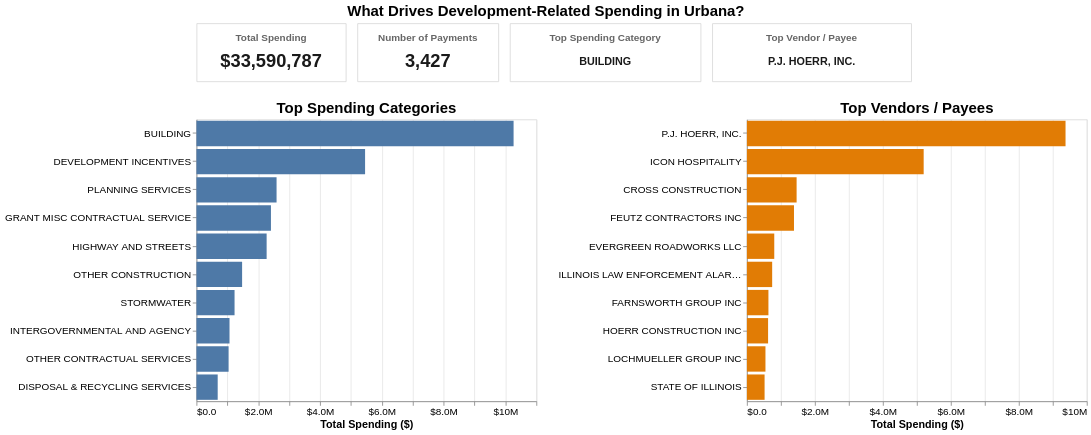

The notebook cell saved with this chart:
### Code cell
year_filter = alt.selection_point(
    name="year_filter",
    fields=["Year"],
    bind=alt.binding_select(options=dashboard_year_options, name="Year: "),
    value=[{"Year": default_dashboard_year}]
)

department_filter = alt.selection_point(
    name="department_filter",
    fields=["DepartmentOption"],
    bind=alt.binding_select(options=dashboard_department_options, name="Department: "),
    value=[{"DepartmentOption": "All Development-Related Departments"}]
)

def make_summary_card(data, label, value_field, width=190, value_size=20, tooltip_field=None):
    base = (
        alt.Chart(data)
        .transform_filter(year_filter)
        .transform_filter(department_filter)
        .properties(width=width, height=70)
    )

    label_text = base.mark_text(
        align="center",
        fontSize=12,
        fontWeight="bold",
        color="#666666"
    ).encode(
        x=alt.value(width / 2),
        y=alt.value(18),
        text=alt.value(label)
    )

    value_text = base.mark_text(
        align="center",
        fontSize=value_size,
        fontWeight="bold",
        color="#1A1A1A"
    ).encode(
        x=alt.value(width / 2),
        y=alt.value(46),
        text=alt.Text(f"{value_field}:N")
    )

    if tooltip_field is not None:
        value_text = value_text.encode(
            tooltip=[alt.Tooltip(f"{tooltip_field}:N", title=label)]
        )

    return (label_text + value_text)

total_spending_card = make_summary_card(
    summary_df,
    "Total Spending",
    "TotalSpendingDisplay",
    width=180,
    value_size=22
)

payment_count_card = make_summary_card(
    summary_df,
    "Number of Payments",
    "PaymentCountDisplay",
    width=170,
    value_size=22
)

top_category_card = make_summary_card(
    summary_df,
    "Top Spending Category",
    "TopCategoryDisplay",
    width=230,
    value_size=13,
    tooltip_field="TopCategoryFull"
)

top_vendor_card = make_summary_card(
    summary_df,
    "Top Vendor / Payee",
    "TopVendorDisplay",
    width=240,
    value_size=13,
    tooltip_field="TopVendorFull"
)

summary_row = alt.hconcat(
    total_spending_card,
    payment_count_card,
    top_category_card,
    top_vendor_card,
    spacing=12
)

category_chart = (
    alt.Chart(category_top10)
    .transform_filter(year_filter)
    .transform_filter(department_filter)
    .mark_bar(color="#4E79A7")
    .encode(
        x=alt.X(
            "TotalSpending:Q",
            title="Total Spending ($)",
            axis=alt.Axis(format="$,.2s")
        ),
        y=alt.Y(
            "Category:N",
            sort="-x",
            title=None,
            axis=alt.Axis(labelLimit=230)
        ),
        tooltip=[
            alt.Tooltip("Year:O", title="Year"),
            alt.Tooltip("DepartmentOption:N", title="Department"),
            alt.Tooltip("Category:N", title="Expense Category"),
            alt.Tooltip("TotalSpending:Q", title="Total Spending", format="$,.2f"),
            alt.Tooltip("PaymentCount:Q", title="Number of Payments", format=",.0f")
        ]
    )
    .properties(
        width=410,
        height=340,
        title="Top Spending Categories"
    )
)

vendor_chart = (
    alt.Chart(vendor_top10)
    .transform_filter(year_filter)
    .transform_filter(department_filter)
    .mark_bar(color="#E17C05")
    .encode(
        x=alt.X(
            "TotalSpending:Q",
            title="Total Spending ($)",
            axis=alt.Axis(format="$,.2s")
        ),
        y=alt.Y(
            "Vendor:N",
            sort="-x",
            title=None,
            axis=alt.Axis(labelLimit=230)
        ),
        tooltip=[
            alt.Tooltip("Year:O", title="Year"),
            alt.Tooltip("DepartmentOption:N", title="Department"),
            alt.Tooltip("Vendor:N", title="Vendor / Payee"),
            alt.Tooltip("TotalSpending:Q", title="Total Spending", format="$,.2f"),
            alt.Tooltip("PaymentCount:Q", title="Number of Payments", format=",.0f")
        ]
    )
    .properties(
        width=410,
        height=340,
        title="Top Vendors / Payees"
    )
)

breakdown_row = alt.hconcat(category_chart, vendor_chart, spacing=24)

development_spending_dashboard = (
    alt.vconcat(summary_row, breakdown_row, spacing=22)
    .add_params(year_filter, department_filter)
    .properties(title="What Drives Development-Related Spending in Urbana?")
    .configure_title(fontSize=18, anchor="middle")
    .configure_axis(labelFontSize=12, titleFontSize=13, gridColor="#E6E6E6")
    .configure_view(stroke="#D9D9D9")
)

development_spending_dashboard

### Figure 1 — Vega-Lite specification as saved in the notebook (floating-point values rounded to 4 significant figures; data arrays with more than 128 entries replaced by an {"elided": "..."} marker saying what was removed)
{"config": {"view": {"continuousWidth": 300, "continuousHeight": 300, "stroke": "#D9D9D9"}, "axis": {"gridColor": "#E6E6E6", "labelFontSize": 12, "titleFontSize": 13}, "title": {"anchor": "middle", "fontSize": 18}}, "vconcat": [{"hconcat": [{"layer": [{"mark": {"type": "text", "align": "center", "color": "#666666", "fontSize": 12, "fontWeight": "bold"}, "encoding": {"text": {"value": "Total Spending"}, "x": {"value": 90.0}, "y": {"value": 18}}, "name": "view_2", "transform": [{"filter": {"param": "year_filter"}}, {"filter": {"param": "department_filter"}}]}, {"mark": {"type": "text", "align": "center", "color": "#1A1A1A", "fontSize": 22, "fontWeight": "bold"}, "encoding": {"text": {"field": "TotalSpendingDisplay", "type": "nominal"}, "x": {"value": 90.0}, "y": {"value": 46}}, "transform": [{"filter": {"param": "year_filter"}}, {"filter": {"param": "department_filter"}}]}], "height": 70, "width": 180}, {"layer": [{"mark": {"type": "text", "align": "center", "color": "#666666", "fontSize": 12, "fontWeight": "bold"}, "encoding": {"text": {"value": "Number of Payments"}, "x": {"value": 85.0}, "y": {"value": 18}}, "name": "view_3", "transform": [{"filter": {"param": "year_filter"}}, {"filter": {"param": "department_filter"}}]}, {"mark": {"type": "text", "align": "center", "color": "#1A1A1A", "fontSize": 22, "fontWeight": "bold"}, "encoding": {"text": {"field": "PaymentCountDisplay", "type": "nominal"}, "x": {"value": 85.0}, "y": {"value": 46}}, "transform": [{"filter": {"param": "year_filter"}}, {"filter": {"param": "department_filter"}}]}], "height": 70, "width": 170}, {"layer": [{"mark": {"type": "text", "align": "center", "color": "#666666", "fontSize": 12, "fontWeight": "bold"}, "encoding": {"text": {"value": "Top Spending Category"}, "x": {"value": 115.0}, "y": {"value": 18}}, "name": "view_4", "transform": [{"filter": {"param": "year_filter"}}, {"filter": {"param": "department_filter"}}]}, {"mark": {"type": "text", "align": "center", "color": "#1A1A1A", "fontSize": 13, "fontWeight": "bold"}, "encoding": {"text": {"field": "TopCategoryDisplay", "type": "nominal"}, "tooltip": [{"field": "TopCategoryFull", "title": "Top Spending Category", "type": "nominal"}], "x": {"value": 115.0}, "y": {"value": 46}}, "transform": [{"filter": {"param": "year_filter"}}, {"filter": {"param": "department_filter"}}]}], "height": 70, "width": 230}, {"layer": [{"mark": {"type": "text", "align": "center", "color": "#666666", "fontSize": 12, "fontWeight": "bold"}, "encoding": {"text": {"value": "Top Vendor / Payee"}, "x": {"value": 120.0}, "y": {"value": 18}}, "name": "view_5", "transform": [{"filter": {"param": "year_filter"}}, {"filter": {"param": "department_filter"}}]}, {"mark": {"type": "text", "align": "center", "color": "#1A1A1A", "fontSize": 13, "fontWeight": "bold"}, "encoding": {"text": {"field": "TopVendorDisplay", "type": "nominal"}, "tooltip": [{"field": "TopVendorFull", "title": "Top Vendor / Payee", "type": "nominal"}], "x": {"value": 120.0}, "y": {"value": 46}}, "transform": [{"filter": {"param": "year_filter"}}, {"filter": {"param": "department_filter"}}]}], "height": 70, "width": 240}], "data": {"name": "data-1063b50e31987974f47a0db0841a1f78"}, "spacing": 12}, {"hconcat": [{"data": {"name": "data-5d35ea594e5247ad0a1e3e4949b08628"}, "mark": {"type": "bar", "color": "#4E79A7"}, "encoding": {"tooltip": [{"field": "Year", "title": "Year", "type": "ordinal"}, {"field": "DepartmentOption", "title": "Department", "type": "nominal"}, {"field": "Category", "title": "Expense Category", "type": "nominal"}, {"field": "TotalSpending", "format": "$,.2f", "title": "Total Spending", "type": "quantitative"}, {"field": "PaymentCount", "format": ",.0f", "title": "Number of Payments", "type": "quantitative"}], "x": {"axis": {"format": "$,.2s"}, "field": "TotalSpending", "title": "Total Spending ($)", "type": "quantitative"}, "y": {"axis": {"labelLimit": 230}, "field": "Category", "sort": "-x", "title": null, "type": "nominal"}}, "height": 340, "name": "view_6", "title": "Top Spending Categories", "transform": [{"filter": {"param": "year_filter"}}, {"filter": {"param": "department_filter"}}], "width": 410}, {"data": {"name": "data-f16a00b3c9db2bbe182518faaf07d0b4"}, "mark": {"type": "bar", "color": "#E17C05"}, "encoding": {"tooltip": [{"field": "Year", "title": "Year", "type": "ordinal"}, {"field": "DepartmentOption", "title": "Department", "type": "nominal"}, {"field": "Vendor", "title": "Vendor / Payee", "type": "nominal"}, {"field": "TotalSpending", "format": "$,.2f", "title": "Total Spending", "type": "quantitative"}, {"field": "PaymentCount", "format": ",.0f", "title": "Number of Payments", "type": "quantitative"}], "x": {"axis": {"format": "$,.2s"}, "field": "TotalSpending", "title": "Total Spending ($)", "type": "quantitative"}, "y": {"axis": {"labelLimit": 230}, "field": "Vendor", "sort": "-x", "title": null, "type": "nominal"}}, "height": 340, "name": "view_7", "title": "Top Vendors / Payees", "transform": [{"filter": {"param": "year_filter"}}, {"filter": {"param": "department_filter"}}], "width": 410}], "spacing": 24}], "params": [{"name": "year_filter", "select": {"type": "point", "fields": ["Year"]}, "bind": {"input": "select", "options": [2013, 2014, 2015, 2016, 2017, 2018, 2019, 2020, 2021, 2022, 2023, 2024, 2025, 2026], "name": "Year: "}, "value": [{"Year": 2025}], "views": ["view_2", "view_3", "view_4", "view_5", "view_6", "view_7"]}, {"name": "department_filter", "select": {"type": "point", "fields": ["DepartmentOption"]}, "bind": {"input": "select", "options": ["All Development-Related Departments", "COMMUNITY DEVELOPMENT", "PUBLIC WORKS"], "name": "Department: "}, "value": [{"DepartmentOption": "All Development-Related Departments"}], "views": ["view_2", "view_3", "view_4", "view_5", "view_6", "view_7"]}], "spacing": 22, "title": "What Drives Development-Related Spending in Urbana?", "$schema": "https://vega.github.io/schema/vega-lite/v5.8.0.json", "datasets": {"data-1063b50e31987974f47a0db0841a1f78": [{"Year": 2013, "DepartmentOption": "All Development-Related Departments", "TotalSpending": 26920000.0, "PaymentCount": 2610, "TopCategoryFull": "BONEYARD PROJECT COSTS", "TopVendorFull": "EMPLOYEE PAYROLL", "TotalSpendingDisplay": "$26,916,935", "PaymentCountDisplay": "2,610", "TopCategoryDisplay": "BONEYARD PROJECT COSTS", "TopVendorDisplay": "EMPLOYEE PAYROLL"}, {"Year": 2013, "DepartmentOption": "COMMUNITY DEVELOPMENT", "TotalSpending": 10300000.0, "PaymentCount": 892, "TopCategoryFull": "BONEYARD PROJECT COSTS", "TopVendorFull": "EMPLOYEE PAYROLL", "TotalSpendingDisplay": "$10,300,662", "PaymentCountDisplay": "892", "TopCategoryDisplay": "BONEYARD PROJECT COSTS", "TopVendorDisplay": "EMPLOYEE PAYROLL"}, {"Year": 2013, "DepartmentOption": "PUBLIC WORKS", "TotalSpending": 16620000.0, "PaymentCount": 1759, "TopCategoryFull": "WASHINGTON ST. RESURFACING", "TopVendorFull": "EMPLOYEE PAYROLL", "TotalSpendingDisplay": "$16,616,274", "PaymentCountDisplay": "1,759", "TopCategoryDisplay": "WASHINGTON ST. RESURFACING", "TopVendorDisplay": "EMPLOYEE PAYROLL"}, {"Year": 2014, "DepartmentOption": "All Development-Related Departments", "TotalSpending": 43690000.0, "PaymentCount": 2644, "TopCategoryFull": "TRANSFER TO OTHER FUNDS", "TopVendorFull": "EMPLOYEE PAYROLL", "TotalSpendingDisplay": "$43,691,046", "PaymentCountDisplay": "2,644", "TopCategoryDisplay": "TRANSFER TO OTHER FUNDS", "TopVendorDisplay": "EMPLOYEE PAYROLL"}, {"Year": 2014, "DepartmentOption": "COMMUNITY DEVELOPMENT", "TotalSpending": 24740000.0, "PaymentCount": 838, "TopCategoryFull": "TRANSFER TO OTHER FUNDS", "TopVendorFull": "O'NEIL BROTHERS", "TotalSpendingDisplay": "$24,735,855", "PaymentCountDisplay": "838", "TopCategoryDisplay": "TRANSFER TO OTHER FUNDS", "TopVendorDisplay": "O'NEIL BROTHERS"}, {"Year": 2014, "DepartmentOption": "PUBLIC WORKS", "TotalSpending": 18960000.0, "PaymentCount": 1858, "TopCategoryFull": "OLYMPIAN DRIVE ENG./STUDY ENC.", "TopVendorFull": "EMPLOYEE PAYROLL", "TotalSpendingDisplay": "$18,955,191", "PaymentCountDisplay": "1,858", "TopCategoryDisplay": "OLYMPIAN DRIVE ENG./STUDY ENC.", "TopVendorDisplay": "EMPLOYEE PAYROLL"}, {"Year": 2015, "DepartmentOption": "All Development-Related Departments", "TotalSpending": 40180000.0, "PaymentCount": 2608, "TopCategoryFull": "SURPLUS PAYMENTS", "TopVendorFull": "EMPLOYEE PAYROLL", "TotalSpendingDisplay": "$40,178,759", "PaymentCountDisplay": "2,608", "TopCategoryDisplay": "SURPLUS PAYMENTS", "TopVendorDisplay": "EMPLOYEE PAYROLL"}, {"Year": 2015, "DepartmentOption": "COMMUNITY DEVELOPMENT", "TotalSpending": 20300000.0, "PaymentCount": 875, "TopCategoryFull": "SURPLUS PAYMENTS", "TopVendorFull": "O'NEIL BROTHERS", "TotalSpendingDisplay": "$20,304,468", "PaymentCountDisplay": "875", "TopCategoryDisplay": "SURPLUS PAYMENTS", "TopVendorDisplay": "O'NEIL BROTHERS"}, {"Year": 2015, "DepartmentOption": "PUBLIC WORKS", "TotalSpending": 19870000.0, "PaymentCount": 1780, "TopCategoryFull": "WINDSOR RD REC PHILO TO RACE", "TopVendorFull": "EMPLOYEE PAYROLL", "TotalSpendingDisplay": "$19,874,291", "PaymentCountDisplay": "1,780", "TopCategoryDisplay": "WINDSOR RD REC PHILO TO RACE", "TopVendorDisplay": "EMPLOYEE PAYROLL"}, {"Year": 2016, "DepartmentOption": "All Development-Related Departments", "TotalSpending": 26160000.0, "PaymentCount": 2813, "TopCategoryFull": "WINDSOR RD REC PHILO TO RACE", "TopVendorFull": "EMPLOYEE PAYROLL", "TotalSpendingDisplay": "$26,164,782", "PaymentCountDisplay": "2,813", "TopCategoryDisplay": "WINDSOR RD REC PHILO TO RACE", "TopVendorDisplay": "EMPLOYEE PAYROLL"}, {"Year": 2016, "DepartmentOption": "COMMUNITY DEVELOPMENT", "TotalSpending": 7342000.0, "PaymentCount": 859, "TopCategoryFull": "2012 BONDS - PRINCIPAL", "TopVendorFull": "EMPLOYEE PAYROLL", "TotalSpendingDisplay": "$7,342,490", "PaymentCountDisplay": "859", "TopCategoryDisplay": "2012 BONDS - PRINCIPAL", "TopVendorDisplay": "EMPLOYEE PAYROLL"}, {"Year": 2016, "DepartmentOption": "PUBLIC WORKS", "TotalSpending": 18820000.0, "PaymentCount": 1987, "TopCategoryFull": "WINDSOR RD REC PHILO TO RACE", "TopVendorFull": "EMPLOYEE PAYROLL", "TotalSpendingDisplay": "$18,822,292", "PaymentCountDisplay": "1,987", "TopCategoryDisplay": "WINDSOR RD REC PHILO TO RACE", "TopVendorDisplay": "EMPLOYEE PAYROLL"}, {"Year": 2017, "DepartmentOption": "All Development-Related Departments", "TotalSpending": 24670000.0, "PaymentCount": 2564, "TopCategoryFull": "PAVEMENT MAINTENANCE", "TopVendorFull": "EMPLOYEE PAYROLL", "TotalSpendingDisplay": "$24,667,497", "PaymentCountDisplay": "2,564", "TopCategoryDisplay": "PAVEMENT MAINTENANCE", "TopVendorDisplay": "EMPLOYEE PAYROLL"}, {"Year": 2017, "DepartmentOption": "COMMUNITY DEVELOPMENT", "TotalSpending": 8224000.0, "PaymentCount": 764, "TopCategoryFull": "TFR TO CENTRAL TIF", "TopVendorFull": "EMPLOYEE PAYROLL", "TotalSpendingDisplay": "$8,224,275", "PaymentCountDisplay": "764", "TopCategoryDisplay": "TFR TO CENTRAL TIF", "TopVendorDisplay": "EMPLOYEE PAYROLL"}, {"Year": 2017, "DepartmentOption": "PUBLIC WORKS", "TotalSpending": 16440000.0, "PaymentCount": 1827, "TopCategoryFull": "PAVEMENT MAINTENANCE", "TopVendorFull": "EMPLOYEE PAYROLL", "TotalSpendingDisplay": "$16,443,223", "PaymentCountDisplay": "1,827", "TopCategoryDisplay": "PAVEMENT MAINTENANCE", "TopVendorDisplay": "EMPLOYEE PAYROLL"}, {"Year": 2018, "DepartmentOption": "All Development-Related Departments", "TotalSpending": 19440000.0, "PaymentCount": 2497, "TopCategoryFull": "AIRPORT RD WEST", "TopVendorFull": "EMPLOYEE PAYROLL", "TotalSpendingDisplay": "$19,443,227", "PaymentCountDisplay": "2,497", "TopCategoryDisplay": "AIRPORT RD WEST", "TopVendorDisplay": "EMPLOYEE PAYROLL"}, {"Year": 2018, "DepartmentOption": "COMMUNITY DEVELOPMENT", "TotalSpending": 5069000.0, "PaymentCount": 715, "TopCategoryFull": "2012 BONDS - PRINCIPAL", "TopVendorFull": "EMPLOYEE PAYROLL", "TotalSpendingDisplay": "$5,068,832", "PaymentCountDisplay": "715", "TopCategoryDisplay": "2012 BONDS - PRINCIPAL", "TopVendorDisplay": "EMPLOYEE PAYROLL"}, {"Year": 2018, "DepartmentOption": "PUBLIC WORKS", "TotalSpending": 14370000.0, "PaymentCount": 1891, "TopCategoryFull": "AIRPORT RD WEST", "TopVendorFull": "EMPLOYEE PAYROLL", "TotalSpendingDisplay": "$14,374,395", "PaymentCountDisplay": "1,891", "TopCategoryDisplay": "AIRPORT RD WEST", "TopVendorDisplay": "EMPLOYEE PAYROLL"}, {"Year": 2019, "DepartmentOption": "All Development-Related Departments", "TotalSpending": 9028000.0, "PaymentCount": 2620, "TopCategoryFull": "HIGHWAY AND STREETS", "TopVendorFull": "JPMORGAN CHASE BANK NA", "TotalSpendingDisplay": "$9,027,911", "PaymentCountDisplay": "2,620", "TopCategoryDisplay": "HIGHWAY AND STREETS", "TopVendorDisplay": "JPMORGAN CHASE BANK NA"}, {"Year": 2019, "DepartmentOption": "COMMUNITY DEVELOPMENT", "TotalSpending": 3480000.0, "PaymentCount": 813, "TopCategoryFull": "GRANT MISC CONTRACTUAL SERVICE", "TopVendorFull": "JPMORGAN CHASE BANK NA", "TotalSpendingDisplay": "$3,480,441", "PaymentCountDisplay": "813", "TopCategoryDisplay": "GRANT MISC CONTRACTUAL SERVICE", "TopVendorDisplay": "JPMORGAN CHASE BANK NA"}, {"Year": 2019, "DepartmentOption": "PUBLIC WORKS", "TotalSpending": 5547000.0, "PaymentCount": 1867, "TopCategoryFull": "HIGHWAY AND STREETS", "TopVendorFull": "FEUTZ CONTRACTORS INC", "TotalSpendingDisplay": "$5,547,469", "PaymentCountDisplay": "1,867", "TopCategoryDisplay": "HIGHWAY AND STREETS", "TopVendorDisplay": "FEUTZ CONTRACTORS INC"}, {"Year": 2020, "DepartmentOption": "All Development-Related Departments", "TotalSpending": 9243000.0, "PaymentCount": 2380, "TopCategoryFull": "HIGHWAY AND STREETS", "TopVendorFull": "JPMORGAN CHASE BANK NA", "TotalSpendingDisplay": "$9,242,554", "PaymentCountDisplay": "2,380", "TopCategoryDisplay": "HIGHWAY AND STREETS", "TopVendorDisplay": "JPMORGAN CHASE BANK NA"}, {"Year": 2020, "DepartmentOption": "COMMUNITY DEVELOPMENT", "TotalSpending": 3340000.0, "PaymentCount": 630, "TopCategoryFull": "PRINCIPAL", "TopVendorFull": "JPMORGAN CHASE BANK NA", "TotalSpendingDisplay": "$3,339,847", "PaymentCountDisplay": "630", "TopCategoryDisplay": "PRINCIPAL", "TopVendorDisplay": "JPMORGAN CHASE BANK NA"}, {"Year": 2020, "DepartmentOption": "PUBLIC WORKS", "TotalSpending": 5903000.0, "PaymentCount": 1777, "TopCategoryFull": "HIGHWAY AND STREETS", "TopVendorFull": "DUCE CONSTRUCTION INC", "TotalSpendingDisplay": "$5,902,707", "PaymentCountDisplay": "1,777", "TopCategoryDisplay": "HIGHWAY AND STREETS", "TopVendorDisplay": "DUCE CONSTRUCTION INC"}, {"Year": 2021, "DepartmentOption": "All Development-Related Departments", "TotalSpending": 13770000.0, "PaymentCount": 2596, "TopCategoryFull": "HIGHWAY AND STREETS", "TopVendorFull": "DUCE CONSTRUCTION INC", "TotalSpendingDisplay": "$13,774,691", "PaymentCountDisplay": "2,596", "TopCategoryDisplay": "HIGHWAY AND STREETS", "TopVendorDisplay": "DUCE CONSTRUCTION INC"}, {"Year": 2021, "DepartmentOption": "COMMUNITY DEVELOPMENT", "TotalSpending": 3861000.0, "PaymentCount": 634, "TopCategoryFull": "GRANT MISC CONTRACTUAL SERVICE", "TopVendorFull": "JPMORGAN CHASE BANK NA", "TotalSpendingDisplay": "$3,860,824", "PaymentCountDisplay": "634", "TopCategoryDisplay": "GRANT MISC CONTRACTUAL SERVICE", "TopVendorDisplay": "JPMORGAN CHASE BANK NA"}, {"Year": 2021, "DepartmentOption": "PUBLIC WORKS", "TotalSpending": 9914000.0, "PaymentCount": 1982, "TopCategoryFull": "HIGHWAY AND STREETS", "TopVendorFull": "DUCE CONSTRUCTION INC", "TotalSpendingDisplay": "$9,913,867", "PaymentCountDisplay": "1,982", "TopCategoryDisplay": "HIGHWAY AND STREETS", "TopVendorDisplay": "DUCE CONSTRUCTION INC"}, {"Year": 2022, "DepartmentOption": "All Development-Related Departments", "TotalSpending": 10160000.0, "PaymentCount": 2769, "TopCategoryFull": "PRINCIPAL", "TopVendorFull": "JPMORGAN CHASE BANK NA", "TotalSpendingDisplay": "$10,163,103", "PaymentCountDisplay": "2,769", "TopCategoryDisplay": "PRINCIPAL", "TopVendorDisplay": "JPMORGAN CHASE BANK NA"}, {"Year": 2022, "DepartmentOption": "COMMUNITY DEVELOPMENT", "TotalSpending": 3364000.0, "PaymentCount": 633, "TopCategoryFull": "PRINCIPAL", "TopVendorFull": "JPMORGAN CHASE BANK NA", "TotalSpendingDisplay": "$3,363,952", "PaymentCountDisplay": "633", "TopCategoryDisplay": "PRINCIPAL", "TopVendorDisplay": "JPMORGAN CHASE BANK NA"}, {"Year": 2022, "DepartmentOption": "PUBLIC WORKS", "TotalSpending": 6799000.0, "PaymentCount": 2156, "TopCategoryFull": "HIGHWAY AND STREETS", "TopVendorFull": "CHICAGO TITLE COMPANY", "TotalSpendingDisplay": "$6,799,151", "PaymentCountDisplay": "2,156", "TopCategoryDisplay": "HIGHWAY AND STREETS", "TopVendorDisplay": "CHICAGO TITLE COMPANY"}, {"Year": 2023, "DepartmentOption": "All Development-Related Departments", "TotalSpending": 15520000.0, "PaymentCount": 2741, "TopCategoryFull": "HIGHWAY AND STREETS", "TopVendorFull": "OPEN ROAD PAVING COMPANY LLC", "TotalSpendingDisplay": "$15,520,139", "PaymentCountDisplay": "2,741", "TopCategoryDisplay": "HIGHWAY AND STREETS", "TopVendorDisplay": "OPEN ROAD PAVING COMPANY LLC"}, {"Year": 2023, "DepartmentOption": "COMMUNITY DEVELOPMENT", "TotalSpending": 3028000.0, "PaymentCount": 593, "TopCategoryFull": "GRANT MISC CONTRACTUAL SERVICE", "TopVendorFull": "URBANA PARK DISTRICT", "TotalSpendingDisplay": "$3,028,137", "PaymentCountDisplay": "593", "TopCategoryDisplay": "GRANT MISC CONTRACTUAL SERVICE", "TopVendorDisplay": "URBANA PARK DISTRICT"}, {"Year": 2023, "DepartmentOption": "PUBLIC WORKS", "TotalSpending": 12490000.0, "PaymentCount": 2184, "TopCategoryFull": "HIGHWAY AND STREETS", "TopVendorFull": "OPEN ROAD PAVING COMPANY LLC", "TotalSpendingDisplay": "$12,492,003", "PaymentCountDisplay": "2,184", "TopCategoryDisplay": "HIGHWAY AND STREETS", "TopVendorDisplay": "OPEN ROAD PAVING COMPANY LLC"}, {"Year": 2024, "DepartmentOption": "All Development-Related Departments", "TotalSpending": 18180000.0, "PaymentCount": 2999, "TopCategoryFull": "GRANT MISC CONTRACTUAL SERVICE", "TopVendorFull": "ILLINOIS LAW ENFORCEMENT ALARM SYSTEM", "TotalSpendingDisplay": "$18,178,872", "PaymentCountDisplay": "2,999", "TopCategoryDisplay": "GRANT MISC CONTRACTUAL SERVICE", "TopVendorDisplay": "ILLINOIS LAW ENFORCEMENT ALARM …"}, {"Year": 2024, "DepartmentOption": "COMMUNITY DEVELOPMENT", "TotalSpending": 5625000.0, "PaymentCount": 646, "TopCategoryFull": "GRANT MISC CONTRACTUAL SERVICE", "TopVendorFull": "ILLINOIS LAW ENFORCEMENT ALARM SYSTEM", "TotalSpendingDisplay": "$5,625,356", "PaymentCountDisplay": "646", "TopCategoryDisplay": "GRANT MISC CONTRACTUAL SERVICE", "TopVendorDisplay": "ILLINOIS LAW ENFORCEMENT ALARM …"}, {"Year": 2024, "DepartmentOption": "PUBLIC WORKS", "TotalSpending": 12550000.0, "PaymentCount": 2412, "TopCategoryFull": "BUILDING", "TopVendorFull": "GEWALT HAMILTON ASSOCIATES, INC.", "TotalSpendingDisplay": "$12,553,516", "PaymentCountDisplay": "2,412", "TopCategoryDisplay": "BUILDING", "TopVendorDisplay": "GEWALT HAMILTON ASSOCIATES, INC."}, {"Year": 2025, "DepartmentOption": "All Development-Related Departments", "TotalSpending": 33590000.0, "PaymentCount": 3427, "TopCategoryFull": "BUILDING", "TopVendorFull": "P.J. HOERR, INC.", "TotalSpendingDisplay": "$33,590,787", "PaymentCountDisplay": "3,427", "TopCategoryDisplay": "BUILDING", "TopVendorDisplay": "P.J. HOERR, INC."}, {"Year": 2025, "DepartmentOption": "COMMUNITY DEVELOPMENT", "TotalSpending": 11220000.0, "PaymentCount": 797, "TopCategoryFull": "DEVELOPMENT INCENTIVES", "TopVendorFull": "ICON HOSPITALITY", "TotalSpendingDisplay": "$11,217,373", "PaymentCountDisplay": "797", "TopCategoryDisplay": "DEVELOPMENT INCENTIVES", "TopVendorDisplay": "ICON HOSPITALITY"}, {"Year": 2025, "DepartmentOption": "PUBLIC WORKS", "TotalSpending": 22370000.0, "PaymentCount": 2712, "TopCategoryFull": "BUILDING", "TopVendorFull": "P.J. HOERR, INC.", "TotalSpendingDisplay": "$22,373,414", "PaymentCountDisplay": "2,712", "TopCategoryDisplay": "BUILDING", "TopVendorDisplay": "P.J. HOERR, INC."}, {"Year": 2026, "DepartmentOption": "All Development-Related Departments", "TotalSpending": 11340000.0, "PaymentCount": 1343, "TopCategoryFull": "BUILDING", "TopVendorFull": "P.J. HOERR, INC.", "TotalSpendingDisplay": "$11,337,783", "PaymentCountDisplay": "1,343", "TopCategoryDisplay": "BUILDING", "TopVendorDisplay": "P.J. HOERR, INC."}, {"Year": 2026, "DepartmentOption": "COMMUNITY DEVELOPMENT", "TotalSpending": 2714000.0, "PaymentCount": 324, "TopCategoryFull": "GRANT MISC CONTRACTUAL SERVICE", "TopVendorFull": "GREEN DEMOLITION CONTRACTORS, INC.", "TotalSpendingDisplay": "$2,714,048", "PaymentCountDisplay": "324", "TopCategoryDisplay": "GRANT MISC CONTRACTUAL SERVICE", "TopVendorDisplay": "GREEN DEMOLITION CONTRACTORS, I…"}, {"Year": 2026, "DepartmentOption": "PUBLIC WORKS", "TotalSpending": 8624000.0, "PaymentCount": 1049, "TopCategoryFull": "BUILDING", "TopVendorFull": "P.J. HOERR, INC.", "TotalSpendingDisplay": "$8,623,735", "PaymentCountDisplay": "1,049", "TopCategoryDisplay": "BUILDING", "TopVendorDisplay": "P.J. HOERR, INC."}], "data-5d35ea594e5247ad0a1e3e4949b08628": {"elided": "420 records"}, "data-f16a00b3c9db2bbe182518faaf07d0b4": {"elided": "420 records"}}}
